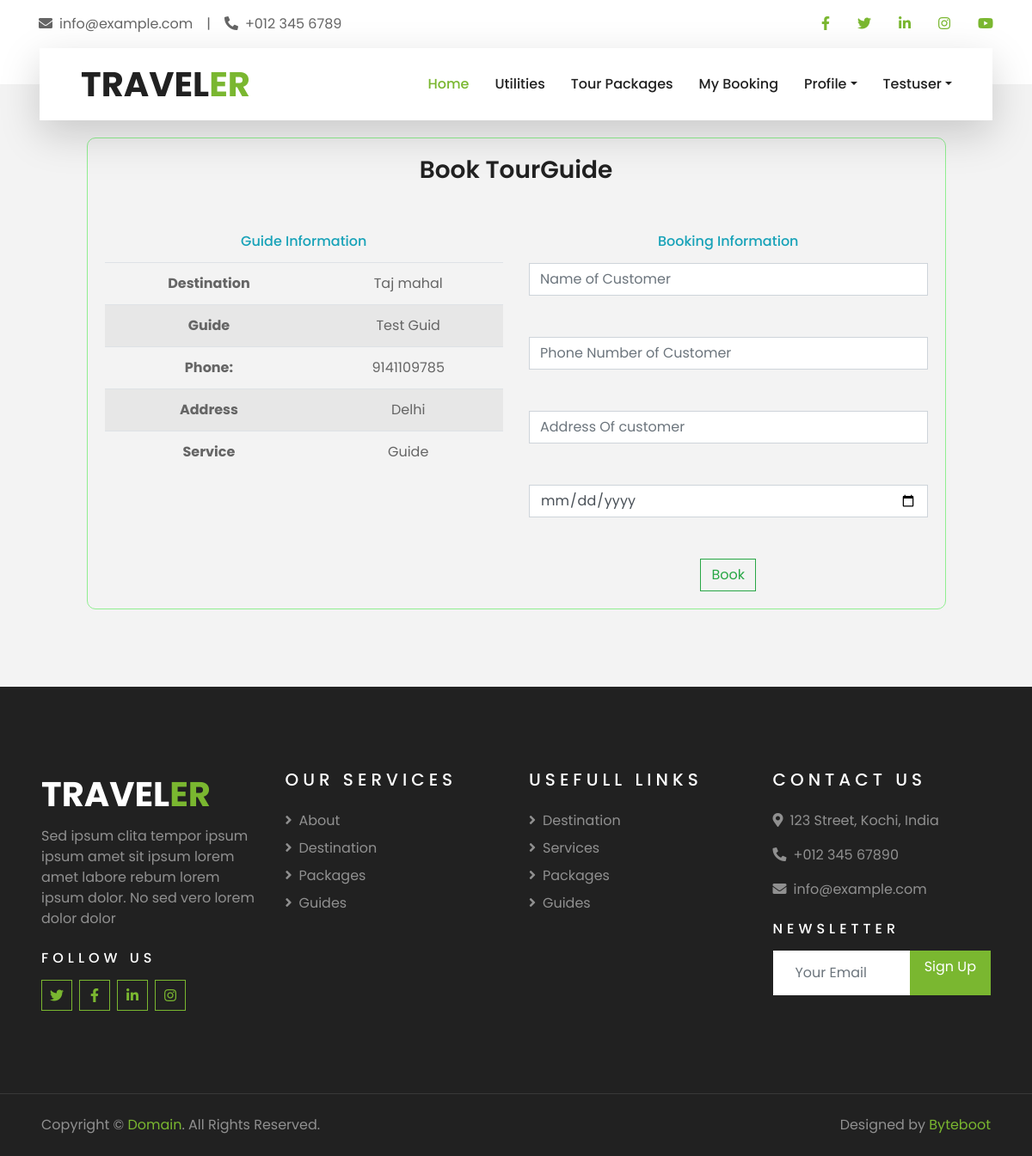
The app's page /destinations/BookGuide/2 (signed in) with its own data.
### Destinations/models.py (models this page shows)
class TourGuids(models.Model):
    Guid_Name = models.CharField(max_length=255)
    Address = models.CharField(max_length=255)
    Phone = models.IntegerField()
    Destination_Near = models.ForeignKey(Destination, on_delete=models.SET_NULL,null=True,blank=True)
    Service = models.CharField(max_length=1000)
    Guide_pic = models.FileField(upload_to="Guide_pic")

class Destination(models.Model):
    destination_name = models.CharField(max_length=255)
    key_words = models.CharField(max_length=255)
    image = models.FileField(upload_to="destination_image")
    place = models.CharField(max_length=255)
    district = models.CharField(max_length=255)
    contry = models.ForeignKey(Contry, on_delete=models.CASCADE)
    date = models.DateField(auto_now_add=True)
    attractions = models.CharField(max_length=1000)
    address = models.TextField(max_length=1000)
    postel_code = models.IntegerField()
    def __str__(self):
        return self.destination_name

### Destinations/views.py (the view, shortened to what this page needs)
# urls.py: path("BookGuide/<int:pk>",views.BookGuide,name="BookGuide"),
@login_required(login_url="SignIn")
def BookGuide(request,pk):
    guide = TourGuids.objects.get(id = pk)
    context = {
        "guide":guide
    }
    return render(request, "bookguide.html",context)

### templates/bookguide.html (shortened to what this page needs)
{% extends "index.html" %}
{% block content %}
<div class="container">
    <div class="content">
        <h3>Book TourGuide</h3>
        <br><br>
        <div class="row">
            <div class="col-md-6">
                <h6 class="text-info mb-3">Guide Information</h6>
                <table class="table table-striped border-0">
                    <tr>
                        <tr>
                            <th>Destination</th>
                            <td>{{guide.Destination_Near}}</td>
                        </tr>
                        <th>
                            Guide
                        </th>
                        <td>
                        {{guide.Guid_Name}}
                        </td>
                    </tr>
                    <tr>
                        <th>Phone:</th>
                        <td>{{guide.Phone}}</td>
                    </tr>
                    <tr>
                        <th>Address</th>
                        <td>{{guide.Address}}</td>
                    </tr>
                    <tr>
                        <th>Service</th>
                        <td>{{guide.Service}}</td>
                    </tr>
                </table>
            </div>
            <div class="col-md-6">
                <h6 class="text-info mb-3">Booking Information</h6>
                <form method="post">
                    <input type="text" placeholder="Name of Customer" class="form-control" name="name" required><br><br>
                    <input type="text" placeholder="Phone Number of Customer" class="form-control" name="phone" required> <br><br>
                    <input type="text" placeholder="Address Of customer" class="form-control" name="address" required><br><br>
                    <input type="date"  class="form-control" name="date" required><br><br>
                    <button type="submit" class="btn btn-outline-success">Book</button>
                </form>
            </div>
        </div>
    </div>
    </div>
{% endblock %}

### templates/index.html (shortened to what this page needs)
<!DOCTYPE html>
{% load static %}
<html lang="en">
<head>
    <link rel="stylesheet" href="https://cdn.jsdelivr.net/npm/bootstrap-icons@1.11.3/font/bootstrap-icons.min.css">
    <link href="https://cdnjs.cloudflare.com/ajax/libs/font-awesome/5.10.0/css/all.min.css" rel="stylesheet">
    <link href="{%static 'lib/owlcarousel/assets/owl.carousel.min.css' %}" rel="stylesheet">
    <link href="{%static 'lib/tempusdominus/css/tempusdominus-bootstrap-4.min.css' %}" rel="stylesheet" />
    <link href="{%static 'css/style.css' %}" rel="stylesheet">
</head>
<body>
    <div class="container-fluid bg-light pt-3 d-none d-lg-block">
        <div class="container">
            <div class="row">
                <div class="col-lg-6 text-center text-lg-left mb-2 mb-lg-0">
                    <div class="d-inline-flex align-items-center">
                        <p><i class="fa fa-envelope mr-2"></i>info@example.com</p>
                        <p class="text-body px-3">|</p>
                        <p><i class="fa fa-phone-alt mr-2"></i>+012 345 6789</p>
                    </div>
                </div>
                <div class="col-lg-6 text-center text-lg-right">
                    <div class="d-inline-flex align-items-center">
                        <a class="text-primary px-3" href="">
                            <i class="fab fa-facebook-f"></i>
                        </a>
                        <a class="text-primary px-3" href="">
                            <i class="fab fa-twitter"></i>
                        </a>
                        <a class="text-primary px-3" href="">
                            <i class="fab fa-linkedin-in"></i>
                        </a>
                        <a class="text-primary px-3" href="">
                            <i class="fab fa-instagram"></i>
                        </a>
                        <a class="text-primary pl-3" href="">
                            <i class="fab fa-youtube"></i>
                        </a>
                    </div>
                </div>
            </div>
        </div>
    </div>
    <div class="container-fluid position-relative nav-bar p-0">
        <div class="container-lg position-relative p-0 px-lg-3" style="z-index: 9;">
            <nav class="navbar navbar-expand-lg bg-light navbar-light shadow-lg py-3 py-lg-0 pl-3 pl-lg-5">
                <a href="" class="navbar-brand">
                    <h1 class="m-0 text-primary"><span class="text-dark">TRAVEL</span>ER</h1>
                </a>
                <div class="collapse navbar-collapse justify-content-between px-3" id="navbarCollapse">
                    <div class="navbar-nav ml-auto py-0">
                        <a href="{%url 'IndexOne'%}" class="nav-item nav-link active">Home</a>
                        <a href="{%url 'Index'%}" class="nav-item nav-link ">Utilities</a>
                        <a href="#package" class="nav-item nav-link">Tour Packages</a>
                        {% if request.user.is_authenticated %}
                        <a href="{%url 'Mybookings' %}" class="nav-item nav-link">My Booking</a>
                        <div class="nav-item dropdown">
                            <a href="#" class="nav-link dropdown-toggle" data-toggle="dropdown">Profile</a>
                        </div>
                        <div class="nav-item dropdown">
                            <a href="#" class="nav-link dropdown-toggle" data-toggle="dropdown">{{request.user.first_name}}</a>
                        </div>
                        {% endif %}
                    </div>
                </div>
            </nav>
        </div>
    </div>
    {% block content %}{% endblock %}
    <div class="container-fluid bg-dark text-white-50 py-5 px-sm-3 px-lg-5" style="margin-top: 90px;">
        <div class="row pt-5">
            <div class="col-lg-3 col-md-6 mb-5">
                <a href="" class="navbar-brand">
                    <h1 class="text-primary"><span class="text-white">TRAVEL</span>ER</h1>
                </a>
                <p>Sed ipsum clita tempor ipsum ipsum amet sit ipsum lorem amet labore rebum lorem ipsum dolor. No sed vero lorem dolor dolor</p>
                <h6 class="text-white text-uppercase mt-4 mb-3" style="letter-spacing: 5px;">Follow Us</h6>
                <div class="d-flex justify-content-start">
                    <a class="btn btn-outline-primary btn-square mr-2" href="#"><i class="fab fa-twitter"></i></a>
                    <a class="btn btn-outline-primary btn-square mr-2" href="#"><i class="fab fa-facebook-f"></i></a>
                    <a class="btn btn-outline-primary btn-square mr-2" href="#"><i class="fab fa-linkedin-in"></i></a>
                    <a class="btn btn-outline-primary btn-square" href="#"><i class="fab fa-instagram"></i></a>
                </div>
            </div>
            <div class="col-lg-3 col-md-6 mb-5">
                <h5 class="text-white text-uppercase mb-4" style="letter-spacing: 5px;">Our Services</h5>
                <div class="d-flex flex-column justify-content-start">
                    <a class="text-white-50 mb-2" href="#"><i class="fa fa-angle-right mr-2"></i>About</a>
                    <a class="text-white-50 mb-2" href="#desti"><i class="fa fa-angle-right mr-2"></i>Destination</a>
                    <a class="text-white-50 mb-2" href="#package"><i class="fa fa-angle-right mr-2"></i>Packages</a>
                    <a class="text-white-50 mb-2" href="#guides"><i class="fa fa-angle-right mr-2"></i>Guides</a>
                </div>
            </div>
            <div class="col-lg-3 col-md-6 mb-5">
                <h5 class="text-white text-uppercase mb-4" style="letter-spacing: 5px;">Usefull Links</h5>
                <div class="d-flex flex-column justify-content-start">
                    <a class="text-white-50 mb-2" href="#desti"><i class="fa fa-angle-right mr-2"></i>Destination</a>
                    <a class="text-white-50 mb-2" href="#"><i class="fa fa-angle-right mr-2"></i>Services</a>
                    <a class="text-white-50 mb-2" href="#"><i class="fa fa-angle-right mr-2"></i>Packages</a>
                    <a class="text-white-50 mb-2" href="#guides"><i class="fa fa-angle-right mr-2"></i>Guides</a>
                </div>
            </div>
            <div class="col-lg-3 col-md-6 mb-5">
                <h5 class="text-white text-uppercase mb-4" style="letter-spacing: 5px;">Contact Us</h5>
                <p><i class="fa fa-map-marker-alt mr-2"></i>123 Street, Kochi, India</p>
                <p><i class="fa fa-phone-alt mr-2"></i>+012 345 67890</p>
                <p><i class="fa fa-envelope mr-2"></i>info@example.com</p>
                <h6 class="text-white text-uppercase mt-4 mb-3" style="letter-spacing: 5px;">Newsletter</h6>
                <div class="w-100">
                    <div class="input-group">
                        <input type="text" class="form-control border-light" style="padding: 25px;" placeholder="Your Email">
                        <div class="input-group-append">
                            <a href="{%url 'SignUp' %}" class="btn btn-primary px-3">Sign Up</a>
                        </div>
                    </div>
                </div>
            </div>
        </div>
    </div>
    <div class="container-fluid bg-dark text-white border-top py-4 px-sm-3 px-md-5" style="border-color: rgba(256, 256, 256, .1) !important;">
        <div class="row">
            <div class="col-lg-6 text-center text-md-left mb-3 mb-md-0">
                <p class="m-0 text-white-50">Copyright &copy; <a href="#">Domain</a>. All Rights Reserved.</a>
                </p>
            </div>
            <div class="col-lg-6 text-center text-md-right">
                <p class="m-0 text-white-50">Designed by <a href="#">Byteboot</a>
                </p>
            </div>
        </div>
    </div>
</body>
</html>

### templates/bookguide.html (style rules this page uses)
.content { width:90%; margin: auto; margin-top: 20px; margin-bottom: 20px; border-radius: 10px; border: 1px solid lightgreen; padding: 20px; text-align: center; }

### records on screen
TourGuids: Destination_Near "Taj mahal", Guid_Name "Test Guid", Phone "9141109785", Address "Delhi", Service "Guide"

### other values on screen
{{ request.user.first_name }} "Testuser"
